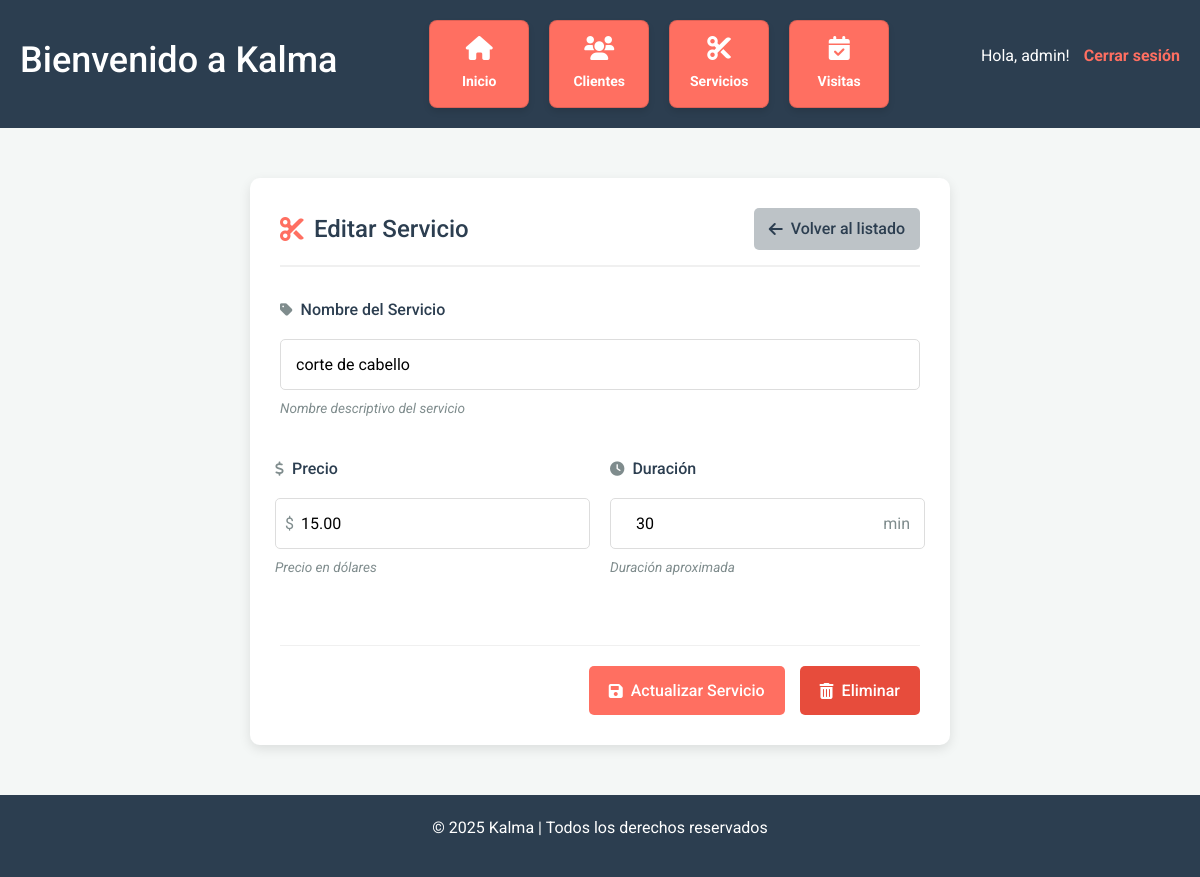
Screenshot of /servicio/1/editar/ (signed in) with the database file from the repository.
### gestion/models.py (models this page shows, shortened)
class Empresa(models.Model):
    usuario = models.OneToOneField(User, on_delete=models.CASCADE, related_name="empresa")
    nombre = models.CharField(max_length=100)
    direccion = models.TextField(blank=True)
    telefono = models.CharField(max_length=20, blank=True)
    email = models.EmailField(blank=True)

class Servicio(models.Model):
    empresa = models.ForeignKey(Empresa, on_delete=models.CASCADE, related_name="servicios", null=True, blank=True)
    nombre = models.CharField(max_length=100)
    precio = models.DecimalField(max_digits=6, decimal_places=2)
    duracion_min = models.IntegerField()

### gestion/views.py (the view)
# urls.py: path('servicio/<int:id>/editar/', views.editar_servicio, name='editar_servicio'),
@login_required
def editar_servicio(request, id):
    servicio = get_object_or_404(Servicio, id=id)
    if request.method == 'POST':
        form = ServicioForm(request.POST, instance=servicio)
        if form.is_valid():
            form.save()
            return redirect('servicios')
    else:
        form = ServicioForm(instance=servicio)
    return render(request, 'form_servicio.html', {'form': form, 'servicio': servicio})

### gestion/forms.py
class ServicioForm(forms.ModelForm):
    class Meta:
        model = Servicio
        fields = ['nombre', 'precio', 'duracion_min']

### gestion/context_processors.py (called while the page is built)
def user_has_empresa(request):
    return {
        'user_has_empresa': request.user.is_authenticated and Empresa.objects.filter(usuario=request.user).exists()
    }

def empresa(request):
    if request.user.is_authenticated:
        empresa = Empresa.objects.filter(usuario=request.user).first()
    else:
        empresa = None
    return {
        'empresa': empresa
    }

### gestion/templates/form_servicio.html (shortened to what this page needs)
{% extends 'base.html' %}
{% block content %}
{% load static %}
<link rel="stylesheet" href="{% static 'css/custom.css' %}">
<div class="form-container">
    <div class="form-header">
        <h2><i class="fas fa-cut"></i> {% if servicio %}Editar{% else %}Crear{% endif %} Servicio</h2>
        <a href="{% url 'servicios' %}" class="btn-back">
            <i class="fas fa-arrow-left"></i> Volver al listado
        </a>
    </div>
    <form method="post" class="content-form">
        <div class="form-group">
            <label for="nombre">
                <i class="fas fa-tag"></i> Nombre del Servicio
            </label>
            <input type="text" id="nombre" name="nombre" value="{{ servicio.nombre|default:'' }}"
                placeholder="Ej: Corte de cabello" required maxlength="100">
            <small class="form-hint">Nombre descriptivo del servicio</small>
        </div>
        <div class="form-row">
            <div class="form-group">
                <label for="precio">
                    <i class="fas fa-dollar-sign"></i> Precio
                </label>
                <div class="input-with-symbol">
                    <span class="symbol">$</span>
                    <input type="number" id="precio" name="precio" value="{{ servicio.precio|default:'' }}" step="0.01"
                        min="0" max="9999" placeholder="0.00" required>
                </div>
                <small class="form-hint">Precio en dólares</small>
            </div>
            <div class="form-group">
                <label for="duracion_min">
                    <i class="fas fa-clock"></i> Duración
                </label>
                <div class="input-with-symbol">
                    <input type="number" id="duracion_min" name="duracion_min"
                        value="{{ servicio.duracion_min|default:'30' }}" min="5" max="240" required>
                    <span class="symbol">min</span>
                </div>
                <small class="form-hint">Duración aproximada</small>
            </div>
        </div>
        <div class="form-actions">
            <button type="submit" class="btn-save">
                <i class="fas fa-save"></i> {% if servicio %}Actualizar{% else %}Crear{% endif %} Servicio
            </button>
            {% if servicio %}
            <a href="{% url 'eliminar_servicio' servicio.id %}" class="btn-delete">
                <i class="fas fa-trash-alt"></i> Eliminar
            </a>
            {% endif %}
        </div>
    </form>
</div>
{% endblock %}

### gestion/templates/base.html (shortened to what this page needs)
<!DOCTYPE html>
<html lang="es">
<head>
    <link rel="stylesheet" href="https://cdnjs.cloudflare.com/ajax/libs/font-awesome/6.0.0-beta3/css/all.min.css">
    <link rel="stylesheet" href="https://cdn.jsdelivr.net/npm/bootstrap@4.3.1/dist/css/bootstrap.min.css"
>
</head>
<body>
    <header>
        <h1>Bienvenido a {{empresa.nombre}}</h1>
        {% if request.user.is_authenticated %}
        <div class="nav-links">
            <div class="card">
                <i class="fas fa-home"></i>
                <p><a href="{% url 'index' %}">Inicio</a></p>
            </div>
            <div class="card">
                <i class="fas fa-users"></i>
                <p><a href="{% url 'clientes' %}">Clientes</a></p>
            </div>
            <div class="card">
                <i class="fas fa-cut"></i>
                <p><a href="{% url 'servicios' %}">Servicios</a></p>
            </div>
            <div class="card">
                <i class="fas fa-calendar-check"></i>
                <p><a href="{% url 'visitas' %}">Visitas</a></p>
            </div>
        </div>
        <div class="auth-info">
            <p>Hola, {{ request.user.username }}! <a href="{% url 'logout' %}">Cerrar sesión</a></p>
        </div>
        {% else %}
        <div class="auth-info">
            <p><a href="{% url 'login' %}">Iniciar sesión</a></p>
        </div>
        {% endif %}
    </header>
    <div class="container">
        {% block content %}{% endblock %}
    </div>
    <footer>
        <p>&copy; 2025 {{empresa.nombre}} | Todos los derechos reservados</p>
    </footer>
</body>
</html>

### gestion/static/css/custom.css (style rules this page uses)
.form-container { max-width: 700px; margin: 30px auto; padding: 30px; background: white; border-radius: 10px; box-shadow: 0 4px 12px rgba(0, 0, 0, 0.1); }
.form-header { display: flex; justify-content: space-between; align-items: center; margin-bottom: 30px; border-bottom: 2px solid #f0f0f0; padding-bottom: 15px; }
.form-header h2 { color: #2c3e50; font-size: 24px; margin: 0; display: flex; align-items: center; }
.form-header h2 i { margin-right: 10px; color: #ff6f61; }
.btn-back { display: inline-flex; align-items: center; padding: 8px 15px; background-color: #bdc3c7; color: #2c3e50; text-decoration: none; border-radius: 5px; font-weight: 500; transition: all 0.3s ease; }
.btn-back i { margin-right: 8px; }
.content-form { display: flex; flex-direction: column; gap: 20px; }
.form-row { display: flex; gap: 20px; }
.form-row .form-group { flex: 1; }
.form-group { display: flex; flex-direction: column; gap: 8px; }
.form-group label { font-weight: 500; color: #2c3e50; display: flex; align-items: center; gap: 8px; }
.form-group label i { color: #7f8c8d; font-size: 0.9em; }
.form-group input { padding: 12px 15px; border: 1px solid #ddd; border-radius: 5px; font-size: 16px; transition: border 0.3s ease; width: 100%; }
.input-with-symbol { position: relative; display: flex; align-items: center; }
.input-with-symbol .symbol { position: absolute; padding: 0 10px; color: #7f8c8d; }
.input-with-symbol input { padding-left: 25px; }
.input-with-symbol .symbol:last-child { right: 0; padding-right: 15px; }
.form-hint { color: #7f8c8d; font-size: 0.85em; font-style: italic; }
.form-actions { display: flex; justify-content: flex-end; gap: 15px; margin-top: 30px; padding-top: 20px; border-top: 1px solid #f0f0f0; }
.btn-save, .btn-delete { display: inline-flex; align-items: center; padding: 12px 20px; border: none; border-radius: 5px; font-weight: 500; cursor: pointer; transition: all 0.3s ease; }
.btn-save { background-color: #ff6f61; color: white; }
.btn-delete { background-color: #e74c3c; color: white; }
.btn-save i, .btn-delete i { margin-right: 8px; }

### gestion/templates/base.html (style rules this page uses)
* { margin: 0; padding: 0; box-sizing: border-box; }
html, body { height: 100%; }
body { font-family: 'Roboto', sans-serif; background-color: #f4f7f6; color: #333; line-height: 1.6; margin: 0; display: flex; flex-direction: column; }
header { background-color: #2C3E50; color: white; padding: 20px; display: flex; justify-content: space-between; align-items: center; flex-wrap: wrap; gap: 20px; }
header h1 { font-size: 36px; }
.auth-info { font-size: 16px; }
.auth-info a { color: #FF6F61; text-decoration: none; font-weight: bold; margin-left: 10px; }
.nav-links { display: flex; gap: 20px; flex-wrap: wrap; justify-content: center; }
.card { background-color: #FF6F61; color: white; min-width: 100px; padding: 15px; border-radius: 8px; text-align: center; box-shadow: 0 4px 6px rgba(0, 0, 0, 0.1); transition: transform 0.3s ease, box-shadow 0.3s ease; cursor: pointer; }
.card i { font-size: 24px; margin-bottom: 10px; }
.card p { font-size: 14px; margin: 0; }
.card a { color: white; text-decoration: none; font-weight: bold; display: block; }
.container { flex: 1; padding: 20px; }
footer { background-color: #2C3E50; color: white; text-align: center; padding: 20px; margin-top: auto; }
footer p { font-size: 16px; }

### rows the page displays
Empresa: nombre "Kalma"
Servicio: nombre "corte de cabello", precio "15.00", duracion_min "30"

### other values shown
{{ request.user.username }} "admin"
